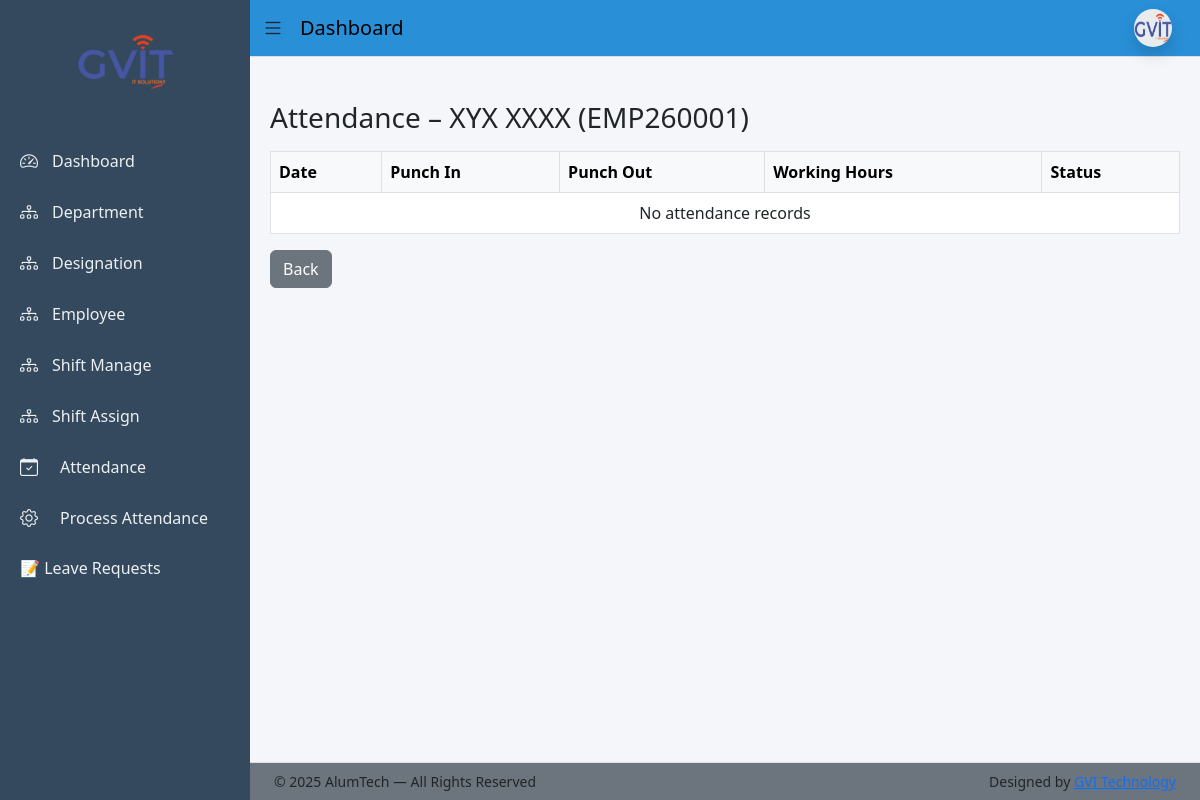
Before: /dashboard/attendance/employee/4/ (signed in) with the older database file.
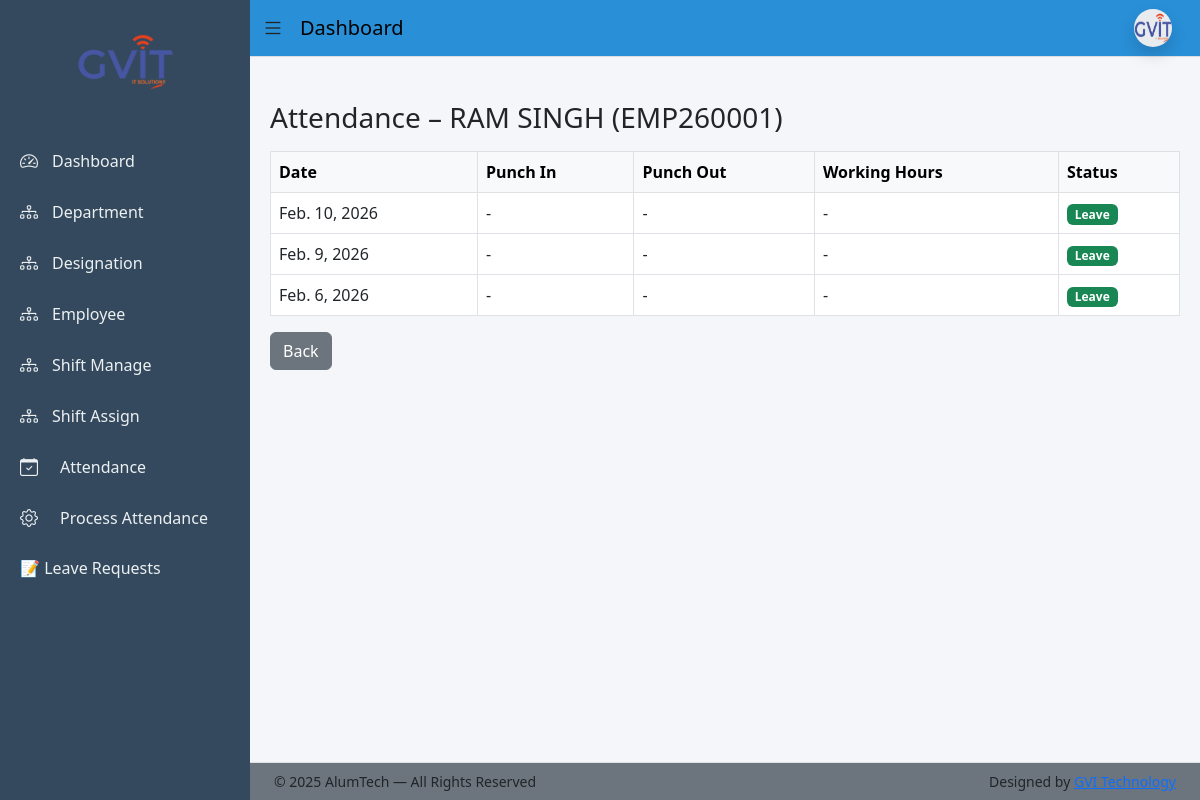
After: the same page with the newer database file.
### app/models.py (models this page shows, shortened)
class Employee(models.Model):
    BLOOD_GROUP_CHOICES = [
        ('A+', 'A+'), ('A-', 'A-'),
        ('B+', 'B+'), ('B-', 'B-'),
        ('O+', 'O+'), ('O-', 'O-'),
        ('AB+', 'AB+'), ('AB-', 'AB-'),
    ]
    BACHELOR_CHOICES = [
        ('BCom', 'B.Com'),
        ('BSc', 'B.Sc'),
        ('BA', 'B.A'),
        ('BTech', 'B.Tech'),
    ]
    MASTER_CHOICES = [
        ('MCom', 'M.Com'),
        ('MSc', 'M.Sc'),
        ('MA', 'M.A'),
        ('MTech', 'M.Tech'),
    ]
    first_name = models.CharField(max_length=50)
    middle_name = models.CharField(max_length=50, blank=True)
    last_name = models.CharField(max_length=50)
    gender = models.CharField(max_length=10,choices=[('Male','Male'),('Female','Female'),('Other','Other')])
    blood_group = models.CharField(max_length=10, choices=BLOOD_GROUP_CHOICES, blank=True, null=True)
    date_of_birth = models.DateField(null=True, blank=True)
    father_name = models.CharField(max_length=100, blank=True)
    mother_name = models.CharField(max_length=100, blank=True)
    user = models.OneToOneField(User, on_delete=models.CASCADE, null=True, blank=True, related_name='employee_profile')
    email = models.EmailField(unique=True)
    contact_no = models.CharField(max_length=15)
    emergency_contact = models.CharField(max_length=15)
    address = models.TextField(blank=True, null=True)
    permanent_address = models.TextField(blank=True, null=True)
    bachelor_degree = models.CharField(max_length=10, choices=BACHELOR_CHOICES, blank=True, null=True)
    master_degree = models.CharField(max_length=10, choices=MASTER_CHOICES, blank=True, null=True)
    employee_id = models.CharField(max_length=20, unique=True)
    department = models.ForeignKey(Department, on_delete=models.PROTECT)
    designation = models.ForeignKey(Designation, on_delete=models.PROTECT)
    date_of_joining = models.DateField(blank=True, null=True)
    photo = models.ImageField(upload_to='employees/', blank=True, null=True)
    pan_no = models.CharField(max_length=10,blank=True,null=True)
    Aadhar_no = models.CharField(max_length=12,blank=True,null=True)
    Bank_name = models.CharField(max_length=50,blank=True,null=True)
    acc_no = models.CharField(max_length=15,blank=True,null=True)
    ifsc_no = models.CharField(max_length=15,blank=True,null=True)
    branch_name = models.CharField(max_length=50,blank=True,null=True)
    is_active = models.BooleanField(default=True)
    created_at = models.DateTimeField(auto_now_add=True)
    generated_at = models.DateField(blank=True, null=True)
    created_by = models.ForeignKey(User, on_delete=models.SET_NULL, null=True, blank=True, related_name='created_employees')
    def full_name(self):
        return f"{self.first_name} {self.middle_name} {self.last_name}".strip()

class Leave(models.Model):
    LEAVE_TYPE_CHOICES = [
        ('CL', 'Casual Leave'),
        ('SL', 'Sick Leave'),
        ('PL', 'Paid Leave'),
    ]
    STATUS_CHOICES = [
        ('Pending', 'Pending'),
        ('Approved', 'Approved'),
        ('Rejected', 'Rejected'),
    ]
    employee = models.ForeignKey(Employee,on_delete=models.CASCADE,related_name='leaves')
    leave_type = models.CharField(max_length=20,choices=LEAVE_TYPE_CHOICES)
    start_date = models.DateField()
    end_date = models.DateField()
    reason = models.TextField()
    status = models.CharField(max_length=20,choices=STATUS_CHOICES,default='Pending')
    rejection_reason = models.TextField(blank=True, null=True)
    applied_at = models.DateTimeField(auto_now_add=True)
    reviewed_by = models.ForeignKey(User,on_delete=models.SET_NULL,null=True,blank=True)
    reviewed_at = models.DateTimeField(null=True, blank=True)

### app/views.py (the view)
@staff_member_required
def admin_employee_attendance_detail(request, emp_id):
    employee = get_object_or_404(Employee, id=emp_id)
    attendances = Attendance.objects.filter(employee=employee)
    leaves = Leave.objects.filter(employee=employee, status='Approved')
    rows = {}
    for att in attendances:
        rows[att.date] = {
            'date': att.date,
            'punch_in': att.punch_in,
            'punch_out': att.punch_out,
            'hours': att.working_hours,
            'status': att.status
        }
    current_dates = set()
    for leave in leaves:
        current = leave.start_date
        while current <= leave.end_date:
            rows[current] = {
                'date': current,
                'punch_in': None,
                'punch_out': None,
                'hours': None,
                'status': 'Leave'
            }
            current += timedelta(days=1)
    history = sorted(rows.values(), key=lambda x: x['date'], reverse=True)
    return render(
        request,
        'admin/attendance/employee_attendance_detail.html',
        {
            'employee': employee,
            'history': history
        }
    )

### templates/admin/attendance/employee_attendance_detail.html
{% extends 'base_dashboard.html' %}
{% block content %}
<h3 class="mb-3">
  Attendance – {{ employee.full_name }} ({{ employee.employee_id }})
</h3>
<table class="table table-bordered">
  <thead class="table-light">
    <tr>
      <th>Date</th>
      <th>Punch In</th>
      <th>Punch Out</th>
      <th>Working Hours</th>
      <th>Status</th>
    </tr>
  </thead>
  <tbody>
    {% for a in history %}
    <tr>
      <td>{{ a.date }}</td>
      <td>{{ a.punch_in|default:"-" }}</td>
      <td>{{ a.punch_out|default:"-" }}</td>
      <td>{{ a.working_hours|default:"-" }}</td>
      <td>
        <span class="badge
          {% if a.status == 'Late' %}bg-warning
          {% elif a.status == 'Half Day' %}bg-secondary
          {% elif a.status == 'Absent' %}bg-danger
          {% else %}bg-success{% endif %}">
          {{ a.status }}
        </span>
      </td>
    </tr>
    {% empty %}
    <tr>
      <td colspan="5" class="text-center">No attendance records</td>
    </tr>
    {% endfor %}
  </tbody>
</table>
<a href="{% url 'admin_employee_attendance_list' %}" class="btn btn-secondary">
  Back
</a>
{% endblock %}

Changed rows visible on the page:
changed Employee "EMP260001": full_name "XYX XXXX" → "RAM SINGH"
added Leave: date "Feb. 9, 2026"
added Leave: date "Feb. 6, 2026"
Other visible differences:
new list line: "Feb. 10, 2026 - - - Leave"
new list line: "- - - Leave"
text no longer shown: "No attendance records"
